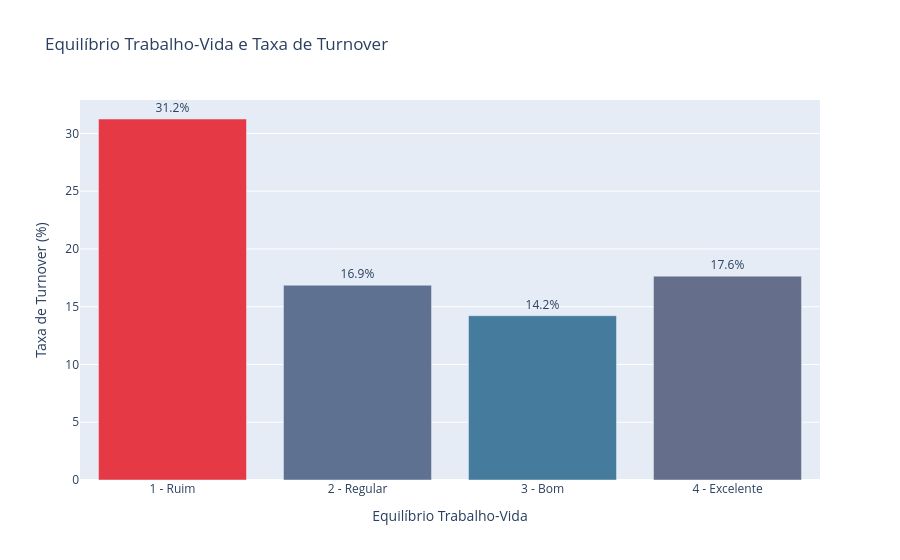

Write notebook code for a chart like this one.
### Markdown cell above
## 3. Equilíbrio Trabalho-Vida

### Code cell
# WorkLifeBalance vs turnover
wlb_labels = {1: '1 - Ruim', 2: '2 - Regular', 3: '3 - Bom', 4: '4 - Excelente'}

wlb = df.groupby('WorkLifeBalance')['saiu'].mean().reset_index()
wlb.columns = ['nivel', 'taxa']
wlb['taxa'] *= 100
wlb['nivel'] = wlb['nivel'].map(wlb_labels)

fig = px.bar(
    wlb, x='nivel', y='taxa',
    color='taxa',
    color_continuous_scale=['#457B9D', '#E63946'],
    title='Equilíbrio Trabalho-Vida e Taxa de Turnover',
    labels={'nivel': 'Equilíbrio Trabalho-Vida', 'taxa': 'Taxa de Turnover (%)'},
    text=wlb['taxa'].round(1).astype(str) + '%'
)
fig.update_traces(textposition='outside')
fig.update_layout(coloraxis_showscale=False)
fig.show()

### Figure 1 — Plotly figure (JSON) as saved in the notebook; plotly's stock layout.template omitted (floating-point values rounded to 4 significant figures)
{"data": [{"hovertemplate": "Equilíbrio Trabalho-Vida=%{x}<br>Taxa de Turnover (%)=%{marker.color}<br>text=%{text}<extra></extra>", "legendgroup": "", "marker": {"color": [31.25, 16.86, 14.22, 17.65], "coloraxis": "coloraxis", "pattern": {"shape": ""}}, "name": "", "orientation": "v", "showlegend": false, "text": ["31.2%", "16.9%", "14.2%", "17.6%"], "textposition": "outside", "type": "bar", "x": ["1 - Ruim", "2 - Regular", "3 - Bom", "4 - Excelente"], "xaxis": "x", "y": [31.25, 16.86, 14.22, 17.65], "yaxis": "y"}], "layout": {"barmode": "relative", "coloraxis": {"colorbar": {"title": {"text": "Taxa de Turnover (%)"}}, "colorscale": [[0.0, "#457B9D"], [1.0, "#E63946"]], "showscale": false}, "legend": {"tracegroupgap": 0}, "title": {"text": "Equilíbrio Trabalho-Vida e Taxa de Turnover"}, "xaxis": {"anchor": "y", "domain": [0.0, 1.0], "title": {"text": "Equilíbrio Trabalho-Vida"}}, "yaxis": {"anchor": "x", "domain": [0.0, 1.0], "title": {"text": "Taxa de Turnover (%)"}}}}
